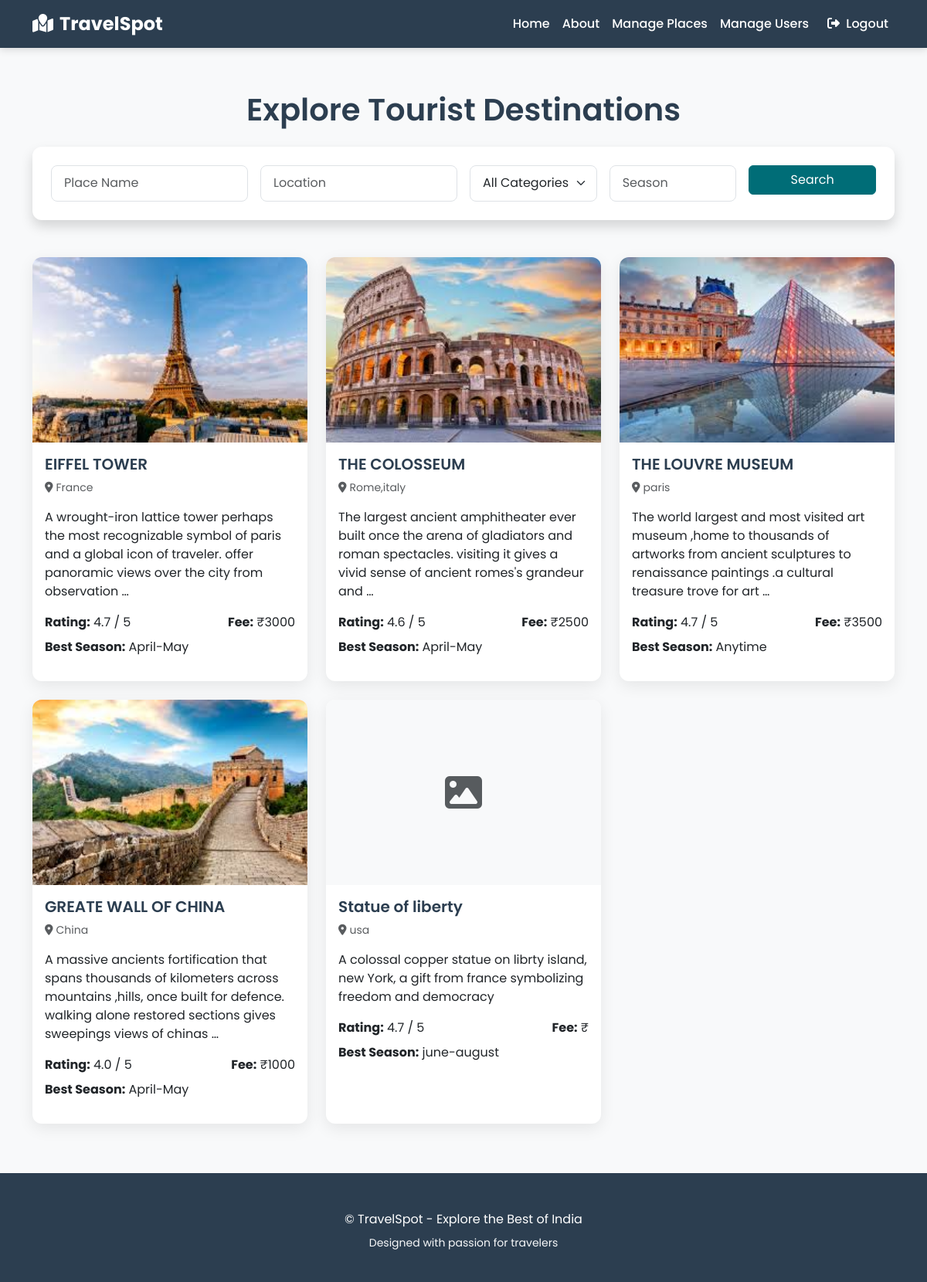
The app's page /places/ (signed in) with its own data.
### main_app/models.py (models this page shows, shortened)
class Places(models.Model):
    name = models.CharField(max_length=20,null=True,blank=True)
    location = models.CharField(max_length=50,null=True, blank=True)
    description = models.TextField(null=True,blank=True)
    image = models.ImageField(upload_to='tourist_places/', null=True, blank=True)
    category = models.CharField(max_length=100, choices=[
        ('hill', 'Hill Station'),
        ('beach', 'Beach'),
        ('heritage', 'Heritage Site'),
        ('adventure', 'Adventure Spot'),
        ('religious', 'Religious Place'),
        ('wildlife', 'Wildlife Sanctuary'),
        ('others', 'Others'),
    ])
    entry_fee = models.DecimalField(max_digits=6, decimal_places=2, null=True, blank=True)
    rating = models.FloatField(default=0.0)
    opening_time = models.TimeField(blank=True, null=True)
    closing_time = models.TimeField(blank=True, null=True)
    best_season = models.CharField(
        max_length=100,
        blank=True,
        null=True
    )
    created_at = models.DateTimeField(auto_now_add=True)

### main_app/views.py (the view)
# urls.py: path('places/', views.user_places, name='user_places'),
@login_required
def user_places(request):
    places = Places.objects.all()
    search_applied = False
    if request.GET.get('name'):
        places = places.filter(name__icontains=request.GET.get('name'))
        search_applied = True
    if request.GET.get('location'):
        places = places.filter(location__icontains=request.GET.get('location'))
        search_applied = True
    if request.GET.get('season'):
        places = places.filter(best_season__icontains=request.GET.get('season'))
        search_applied = True
    if request.GET.get('category'):
        places = places.filter(category=request.GET.get('category'))
        search_applied = True
    if search_applied:
        if places.exists():
            messages.info(request, f"Found {places.count()} place(s) matching your search criteria.")
        else:
            messages.warning(request, "No places found matching your search criteria.")
    form = PlaceForm()
    return render(request, 'user_places.html', {
        'places': places,
        'form': form,  # ← Pass the form here!
    })

### main_app/templates/user_places.html (shortened to what this page needs)
{% extends 'base.html' %}
{% block content %}
<h1 class="text-center mb-4">Explore Tourist Destinations</h1>
<div class="card shadow mb-5">
    <div class="card-body p-4">
        <form method="GET" class="row g-3">
            <div class="col-md-3">
                <input type="text" name="name" class="form-control" placeholder="Place Name" value="{{ request.GET.name }}">
            </div>
            <div class="col-md-3">
                <input type="text" name="location" class="form-control" placeholder="Location" value="{{ request.GET.location }}">
            </div>
            <div class="col-md-2">
                <select name="category" class="form-select">
                    <option value="">All Categories</option>
                </select>
            </div>
            <div class="col-md-2">
                <input type="text" name="season" class="form-control" placeholder="Season" value="{{ request.GET.season }}">
            </div>
            <div class="col-md-2">
                <button type="submit" class="btn btn-primary w-100">Search</button>
            </div>
        </form>
    </div>
</div>
<div class="row g-4">
    {% for place in places %}
    <div class="col-md-4">
        <div class="card h-100">
            {% if place.image %}
            <img src="{{ place.image.url }}" class="card-img-top" alt="{{ place.name }}">
            {% else %}
            <div class="card-img-top bg-light d-flex align-items-center justify-content-center">
                <i class="fas fa-image fa-3x text-muted"></i>
            </div>
            {% endif %}
            <div class="card-body">
                <h5 class="card-title">{{ place.name }}</h5>
                <p class="text-muted small"><i class="fas fa-map-marker-alt me-1"></i>{{ place.location }}</p>
                <p>{{ place.description|truncatewords:25 }}</p>
                <div class="d-flex justify-content-between mt-3">
                    <span><strong>Rating:</strong> {{ place.rating }} / 5</span>
                    <span><strong>Fee:</strong> ₹{{ place.entry_fee|floatformat:0 }}</span>
                </div>
                <p class="mt-2"><strong>Best Season:</strong> {{ place.best_season|default:"Anytime" }}</p>
            </div>
        </div>
    </div>
    {% empty %}
    <div class="alert alert-warning text-center">No places match your criteria. Try adjusting your search.</div>
    {% endfor %}
</div>
{% endblock %}

### main_app/static/css/style.css (style rules this page uses)
:root { --primary: #006d77; --secondary: #ff6b6b; --light: #f8f9fa; --dark: #2c3e50; --gray: #6c757d; }
body { font-family: 'Poppins', sans-serif; background-color: var(--light); color: var(--dark); }
.btn-primary { background-color: var(--primary); border-color: var(--primary); transition: all 0.3s; }
.card { border: none; border-radius: 12px; overflow: hidden; box-shadow: 0 6px 20px rgba(0,0,0,0.08); transition: transform 0.3s, box-shadow 0.3s; }
.card-img-top { height: 240px; object-fit: cover; }
.card-title { font-weight: 600; color: var(--dark); }
.form-control, .form-select { border-radius: 8px; padding: 0.65rem 1rem; }
h1, h2, h3, h4, h5, h6 { font-weight: 600; color: var(--dark); }

### records on screen
Places: image (picture), name "EIFFEL TOWER", location "France", description "A wrought-iron lattice tower perhaps the most recognizable symbol of paris and a global icon of traveler. offer panoramic views over the city from observation …", rating "4.7", entry_fee "3000", best_season "April-May"
Places: image (picture), name "THE COLOSSEUM", location "Rome,italy", description "The largest ancient amphitheater ever built once the arena of gladiators and roman spectacles. visiting it gives a vivid sense of ancient romes's grandeur and …", rating "4.6", entry_fee "2500", best_season "April-May"
Places: image (picture), name "THE LOUVRE MUSEUM", location "paris", description "The world largest and most visited art museum ,home to thousands of artworks from ancient sculptures to renaissance paintings .a cultural treasure trove for art …", rating "4.7", entry_fee "3500", best_season "Anytime"
Places: image (picture), name "GREATE WALL OF CHINA", location "China", description "A massive ancients fortification that spans thousands of kilometers across mountains ,hills, once built for defence. walking alone restored sections gives sweepings views of chinas …", rating "4.0", entry_fee "1000", best_season "April-May"
Places: name "Statue of liberty", location "usa", description "A colossal copper statue on librty island, new York, a gift from france symbolizing freedom and democracy", rating "4.7", best_season "june-august"
